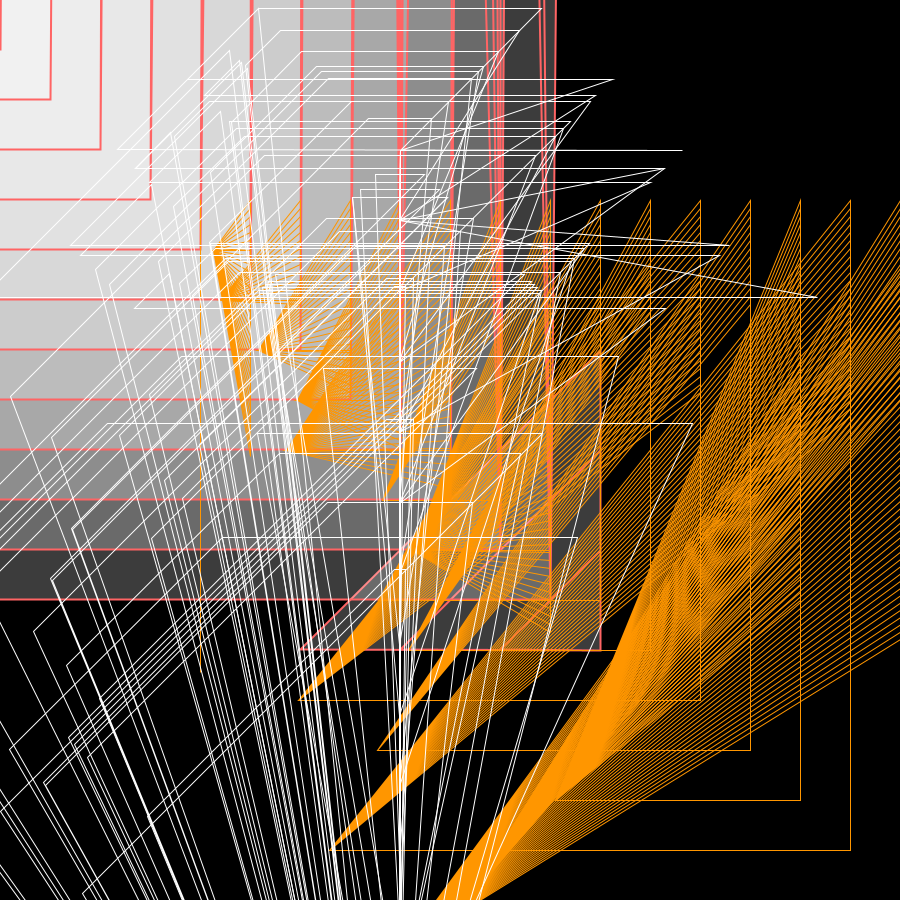
Frame 1 (no input)
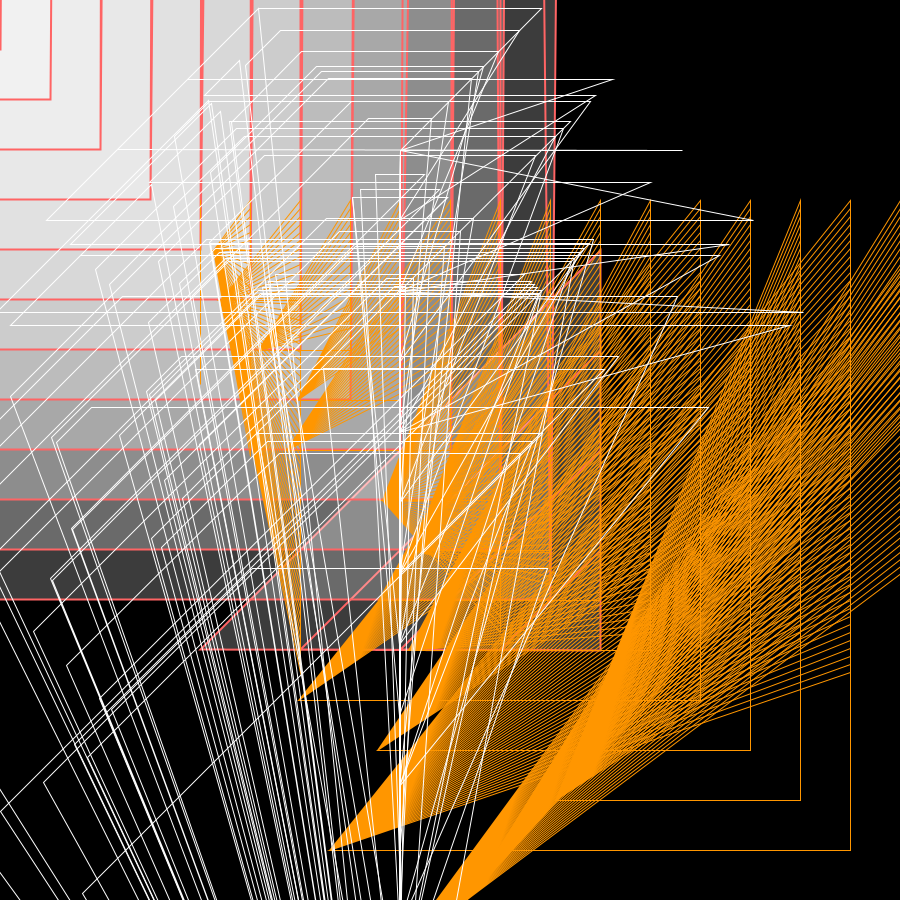
Frame 2 (the mouse pressed at the canvas centre, redrawn once)

The Processing sketch that drew these frames (run headless with seeded random() and noise(); the mouse was pressed at the canvas centre and the sketch redrawn once):

// Processing sketch: processing_139279
// ── processing_139279.pde

//import processing.pdf.*;

void setup()
{
  //size (900,900,PDF,"07.pdf");
  size(900,900);
  noLoop();
  smooth();
}
 
void draw()
{
  background(0);
  noFill();

                   for(int i=0; i<800; i+=10)  //center boxes
                   {
                     /////////////
                      
                   }
 
 pushMatrix();
      fill(255,60);
      strokeWeight(2);
      stroke(255,100,100);
      translate(600,650);//attempt to center axis
      rotate(radians(180));//rotate axis

for(int i=0; i<800; i+=50)  //rotated center boxes
 {
    beginShape();
      float numsteps = random(100, 500);
        for (int x=0; x < numsteps; x+=100)
        {
           
          float n = noise(x*10, i*3)*i*300;
   
         
          vertex(i, i);
          vertex(x, n);
          vertex(n, x);
          vertex(n, i);
       

        }
    endShape();
  }
popMatrix();
 


 pushMatrix();
  noFill();
      strokeWeight(1);
 translate (200,200);

 
   stroke(255,150,0);
 for(int i=0; i<800; i+=50)  //center cirlces
 {
 beginShape();
      float numsteps = random(100, 500);
        for (int x=0; x < numsteps; x+=8)
        {
           
          float n = noise(x*.01+563541135, i*100)*i;
   
          vertex(n, i);
          vertex(i, x);
          vertex(i, i);
        }
    endShape();
  }
 
 popMatrix();
 
 
 
 
 
 pushMatrix();
     
      stroke(255);
      translate(400,150);//attempt to center axis
      rotate(radians(45));//rotate axis

for(int i=0; i<800; i+=50)  //rotated center boxes
 {
    beginShape();
      float numsteps = random(100, 500);
        for (int x=0; x < numsteps; x+=100)
        {
           
          float n = noise(x*.01+51135, i*100)*i-200;
   
          vertex(0, 0);
          vertex(i, i);
          vertex(x, n);
          vertex(n, x);
          vertex(n, i);
        vertex(900,900);

        }
    endShape();
  }
popMatrix();
 
 
 
 //exit();
 
 }
  
  
  


 
 
 
